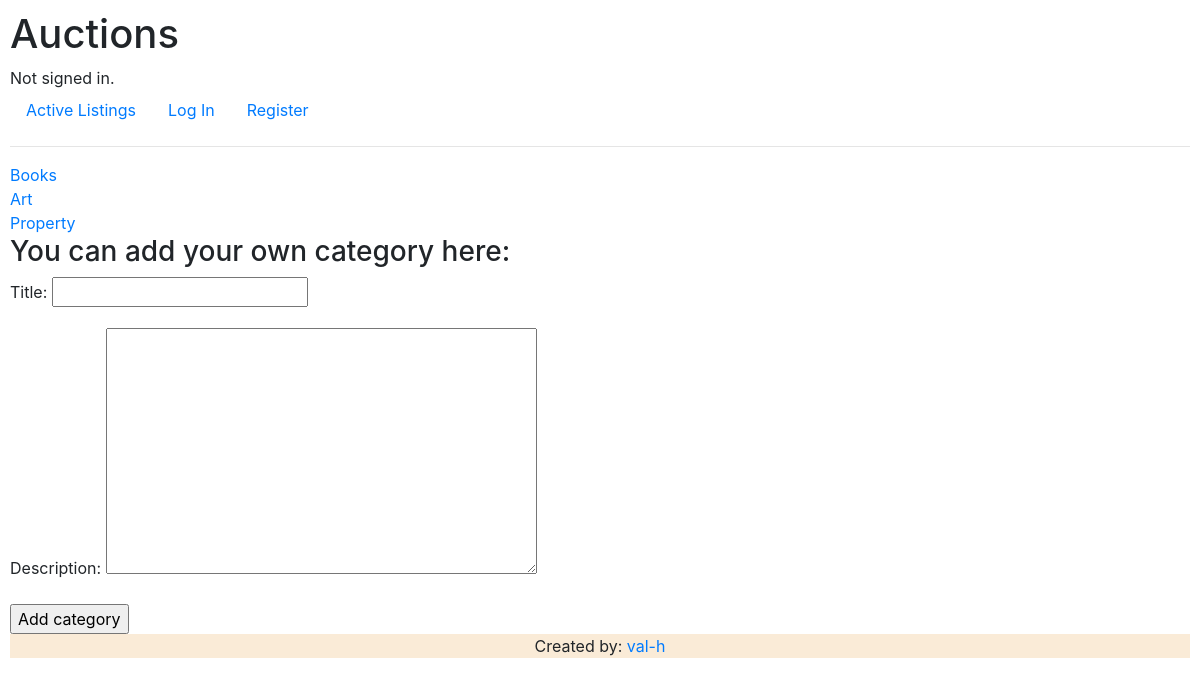
/categories/, run on an earlier commit of the app's database.
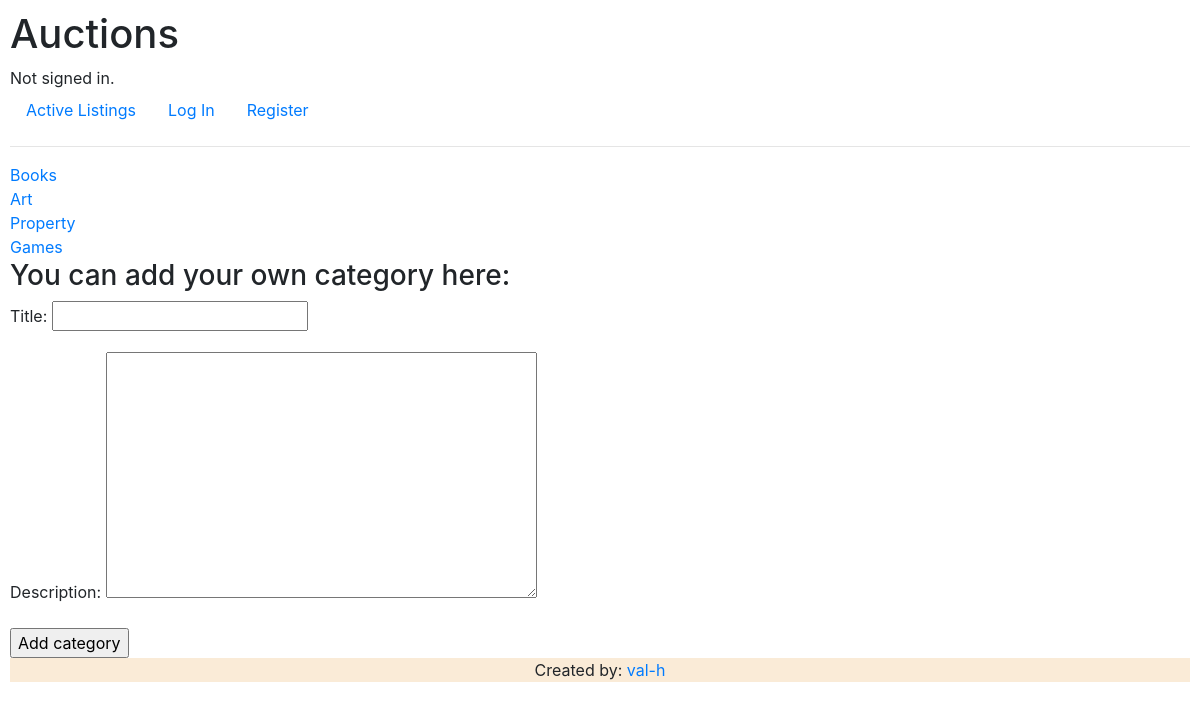
And on a later commit of the database.
### auctions/models.py (models this page shows, shortened)
class Category(models.Model):
    title = models.CharField(max_length=40)
    description = models.TextField()

### auctions/views.py (the view)
# urls.py: path("categories/", views.categories_view, name='categories'),
def categories_view(request):
    categories = Category.objects.all()
    category_form = CategoryForm()
    return render(request, 'auctions/categories.html', {
        'categories': categories,
        'form': category_form,
    })

### auctions/forms.py
class CategoryForm(forms.ModelForm):
    class Meta:
        model = Category
        fields = [
            'title',
            'description',
        ]
        pass

### auctions/templates/auctions/categories.html (shortened to what this page needs)
{% extends 'auctions/layout.html' %}
{% block body %}
    {% for category in categories %}
        <div>
            <a href="{% url 'auctions:category' category.id %}">{{ category.title }}</a>
        </div>
    {% empty %}
        <div>
            No listings available.
        </div>
    {% endfor %}
    <div>
        <h3>You can add your own category here:</h3>
        <form action="{% url 'auctions:add_category' %}" method="POST">
            {{ form.as_p }}
            <input type="submit" value="Add category">
        </form>
    </div>
{% endblock %}

What changed in the data, as far as the page shows it:
added Category: title "Games"
